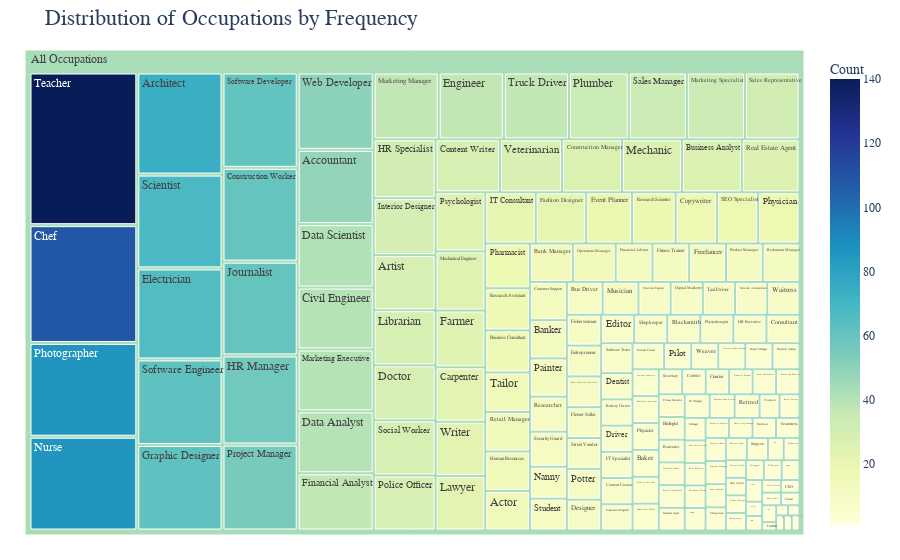

Notebook code for this chart:
### Code cell
fig_treemap = px.treemap(
    occupation_counts,
    path=[px.Constant("All Occupations"), 'Occupation'],
    values='Count',
    color='Count',
    color_continuous_scale='YlGnBu',
    hover_name='Occupation',
    hover_data={'Occupation': False, 'Count': True},
    title='Distribution of Occupations by Frequency'
)

fig_treemap.update_layout(
    margin=dict(t=50, l=25, r=25, b=25),
    font=dict(family="Arial, sans-serif", size=12),
    title_font_size=22
)

# Mostrar la gráfica directamente
fig_treemap.show()

### Figure 1 — Plotly figure (JSON) as saved in the notebook; plotly's stock layout.template omitted (floating-point values rounded to 4 significant figures; data arrays with more than 128 entries replaced by an {"elided": "..."} marker saying what was removed)
{"data": [{"branchvalues": "total", "customdata": {"elided": "170x2 mixed values"}, "domain": {"x": [0, 1], "y": [0, 1]}, "hovertemplate": "<b>%{hovertext}</b><br><br>labels=%{label}<br>Count_sum=%{value}<br>parent=%{parent}<br>id=%{id}<br>Count=%{color}<extra></extra>", "hovertext": {"elided": "170 str values"}, "ids": {"elided": "170 str values"}, "labels": {"elided": "170 str values"}, "marker": {"coloraxis": "coloraxis", "colors": {"elided": "170 float values"}}, "name": "", "parents": {"elided": "170 str values"}, "type": "treemap", "values": {"elided": "170 float values"}}], "layout": {"coloraxis": {"colorbar": {"title": {"text": "Count"}}, "colorscale": [[0, "rgb(255,255,217)"], [0.125, "rgb(237,248,177)"], [0.25, "rgb(199,233,180)"], [0.375, "rgb(127,205,187)"], [0.5, "rgb(65,182,196)"], [0.625, "rgb(29,145,192)"], [0.75, "rgb(34,94,168)"], [0.875, "rgb(37,52,148)"], [1, "rgb(8,29,88)"]]}, "font": {"family": "Arial, sans-serif", "size": 12}, "legend": {"tracegroupgap": 0}, "margin": {"b": 25, "l": 25, "r": 25, "t": 50}, "title": {"font": {"size": 22}, "text": "Distribution of Occupations by Frequency"}}}
